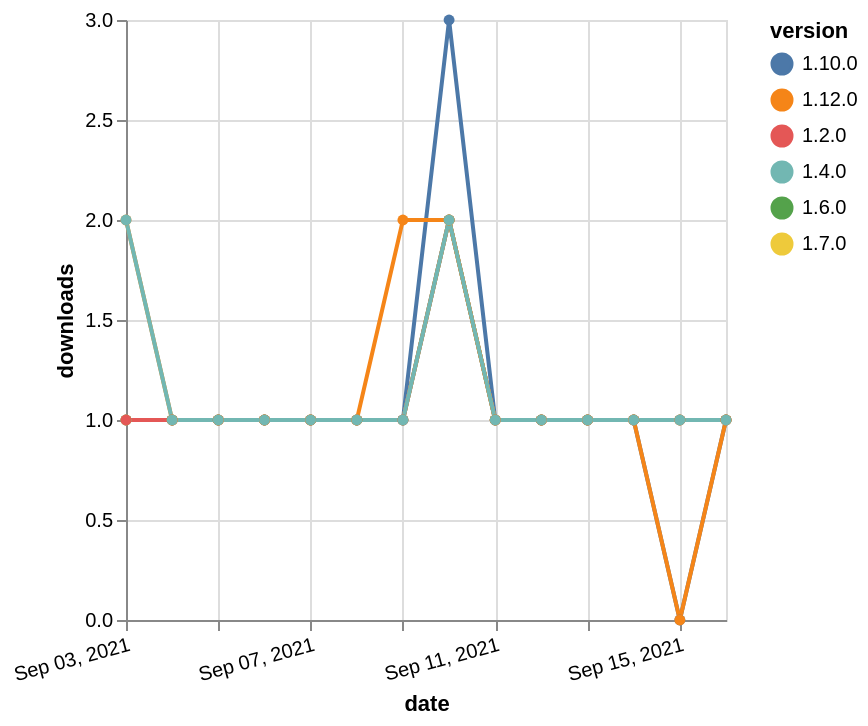

Write a Vega-Lite specification for this figure.
### Vega-Lite specification from a JSON file in a GitHub repository (floating-point values rounded to 4 significant figures)
{"$schema": "https://vega.github.io/schema/vega-lite/v5.json", "description": "A simple bar chart with embedded data.", "data": {"values": [{"date": "2021-09-03", "total": 171, "delta": 1, "version": "1.6.0"}, {"date": "2021-09-04", "total": 172, "delta": 1, "version": "1.6.0"}, {"date": "2021-09-05", "total": 173, "delta": 1, "version": "1.6.0"}, {"date": "2021-09-06", "total": 174, "delta": 1, "version": "1.6.0"}, {"date": "2021-09-07", "total": 175, "delta": 1, "version": "1.6.0"}, {"date": "2021-09-08", "total": 176, "delta": 1, "version": "1.6.0"}, {"date": "2021-09-09", "total": 177, "delta": 1, "version": "1.6.0"}, {"date": "2021-09-10", "total": 179, "delta": 2, "version": "1.6.0"}, {"date": "2021-09-11", "total": 180, "delta": 1, "version": "1.6.0"}, {"date": "2021-09-12", "total": 181, "delta": 1, "version": "1.6.0"}, {"date": "2021-09-13", "total": 182, "delta": 1, "version": "1.6.0"}, {"date": "2021-09-14", "total": 183, "delta": 1, "version": "1.6.0"}, {"date": "2021-09-15", "total": 184, "delta": 1, "version": "1.6.0"}, {"date": "2021-09-16", "total": 185, "delta": 1, "version": "1.6.0"}, {"date": "2021-09-03", "total": 173, "delta": 1, "version": "1.10.0"}, {"date": "2021-09-04", "total": 174, "delta": 1, "version": "1.10.0"}, {"date": "2021-09-05", "total": 175, "delta": 1, "version": "1.10.0"}, {"date": "2021-09-06", "total": 176, "delta": 1, "version": "1.10.0"}, {"date": "2021-09-07", "total": 177, "delta": 1, "version": "1.10.0"}, {"date": "2021-09-08", "total": 178, "delta": 1, "version": "1.10.0"}, {"date": "2021-09-09", "total": 179, "delta": 1, "version": "1.10.0"}, {"date": "2021-09-10", "total": 182, "delta": 3, "version": "1.10.0"}, {"date": "2021-09-11", "total": 183, "delta": 1, "version": "1.10.0"}, {"date": "2021-09-12", "total": 184, "delta": 1, "version": "1.10.0"}, {"date": "2021-09-13", "total": 185, "delta": 1, "version": "1.10.0"}, {"date": "2021-09-14", "total": 186, "delta": 1, "version": "1.10.0"}, {"date": "2021-09-15", "total": 186, "delta": 0, "version": "1.10.0"}, {"date": "2021-09-16", "total": 187, "delta": 1, "version": "1.10.0"}, {"date": "2021-09-03", "total": 153, "delta": 1, "version": "1.7.0"}, {"date": "2021-09-04", "total": 154, "delta": 1, "version": "1.7.0"}, {"date": "2021-09-05", "total": 155, "delta": 1, "version": "1.7.0"}, {"date": "2021-09-06", "total": 156, "delta": 1, "version": "1.7.0"}, {"date": "2021-09-07", "total": 157, "delta": 1, "version": "1.7.0"}, {"date": "2021-09-08", "total": 158, "delta": 1, "version": "1.7.0"}, {"date": "2021-09-09", "total": 159, "delta": 1, "version": "1.7.0"}, {"date": "2021-09-10", "total": 161, "delta": 2, "version": "1.7.0"}, {"date": "2021-09-11", "total": 162, "delta": 1, "version": "1.7.0"}, {"date": "2021-09-12", "total": 163, "delta": 1, "version": "1.7.0"}, {"date": "2021-09-13", "total": 164, "delta": 1, "version": "1.7.0"}, {"date": "2021-09-14", "total": 165, "delta": 1, "version": "1.7.0"}, {"date": "2021-09-15", "total": 166, "delta": 1, "version": "1.7.0"}, {"date": "2021-09-16", "total": 167, "delta": 1, "version": "1.7.0"}, {"date": "2021-09-03", "total": 230, "delta": 1, "version": "1.2.0"}, {"date": "2021-09-04", "total": 231, "delta": 1, "version": "1.2.0"}, {"date": "2021-09-05", "total": 232, "delta": 1, "version": "1.2.0"}, {"date": "2021-09-06", "total": 233, "delta": 1, "version": "1.2.0"}, {"date": "2021-09-07", "total": 234, "delta": 1, "version": "1.2.0"}, {"date": "2021-09-08", "total": 235, "delta": 1, "version": "1.2.0"}, {"date": "2021-09-09", "total": 236, "delta": 1, "version": "1.2.0"}, {"date": "2021-09-10", "total": 238, "delta": 2, "version": "1.2.0"}, {"date": "2021-09-11", "total": 239, "delta": 1, "version": "1.2.0"}, {"date": "2021-09-12", "total": 240, "delta": 1, "version": "1.2.0"}, {"date": "2021-09-13", "total": 241, "delta": 1, "version": "1.2.0"}, {"date": "2021-09-14", "total": 242, "delta": 1, "version": "1.2.0"}, {"date": "2021-09-15", "total": 243, "delta": 1, "version": "1.2.0"}, {"date": "2021-09-16", "total": 244, "delta": 1, "version": "1.2.0"}, {"date": "2021-09-03", "total": 118, "delta": 2, "version": "1.12.0"}, {"date": "2021-09-04", "total": 119, "delta": 1, "version": "1.12.0"}, {"date": "2021-09-05", "total": 120, "delta": 1, "version": "1.12.0"}, {"date": "2021-09-06", "total": 121, "delta": 1, "version": "1.12.0"}, {"date": "2021-09-07", "total": 122, "delta": 1, "version": "1.12.0"}, {"date": "2021-09-08", "total": 123, "delta": 1, "version": "1.12.0"}, {"date": "2021-09-09", "total": 125, "delta": 2, "version": "1.12.0"}, {"date": "2021-09-10", "total": 127, "delta": 2, "version": "1.12.0"}, {"date": "2021-09-11", "total": 128, "delta": 1, "version": "1.12.0"}, {"date": "2021-09-12", "total": 129, "delta": 1, "version": "1.12.0"}, {"date": "2021-09-13", "total": 130, "delta": 1, "version": "1.12.0"}, {"date": "2021-09-14", "total": 131, "delta": 1, "version": "1.12.0"}, {"date": "2021-09-15", "total": 131, "delta": 0, "version": "1.12.0"}, {"date": "2021-09-16", "total": 132, "delta": 1, "version": "1.12.0"}, {"date": "2021-09-03", "total": 189, "delta": 2, "version": "1.4.0"}, {"date": "2021-09-04", "total": 190, "delta": 1, "version": "1.4.0"}, {"date": "2021-09-05", "total": 191, "delta": 1, "version": "1.4.0"}, {"date": "2021-09-06", "total": 192, "delta": 1, "version": "1.4.0"}, {"date": "2021-09-07", "total": 193, "delta": 1, "version": "1.4.0"}, {"date": "2021-09-08", "total": 194, "delta": 1, "version": "1.4.0"}, {"date": "2021-09-09", "total": 195, "delta": 1, "version": "1.4.0"}, {"date": "2021-09-10", "total": 197, "delta": 2, "version": "1.4.0"}, {"date": "2021-09-11", "total": 198, "delta": 1, "version": "1.4.0"}, {"date": "2021-09-12", "total": 199, "delta": 1, "version": "1.4.0"}, {"date": "2021-09-13", "total": 200, "delta": 1, "version": "1.4.0"}, {"date": "2021-09-14", "total": 201, "delta": 1, "version": "1.4.0"}, {"date": "2021-09-15", "total": 202, "delta": 1, "version": "1.4.0"}, {"date": "2021-09-16", "total": 203, "delta": 1, "version": "1.4.0"}]}, "width": "container", "mark": {"type": "line", "point": {"filled": true}}, "encoding": {"x": {"field": "date", "type": "temporal", "timeUnit": "yearmonthdate", "title": "date", "axis": {"labelAngle": -15}}, "y": {"field": "delta", "type": "quantitative", "title": "downloads"}, "color": {"field": "version", "type": "nominal"}, "tooltip": {"field": "delta"}}}
